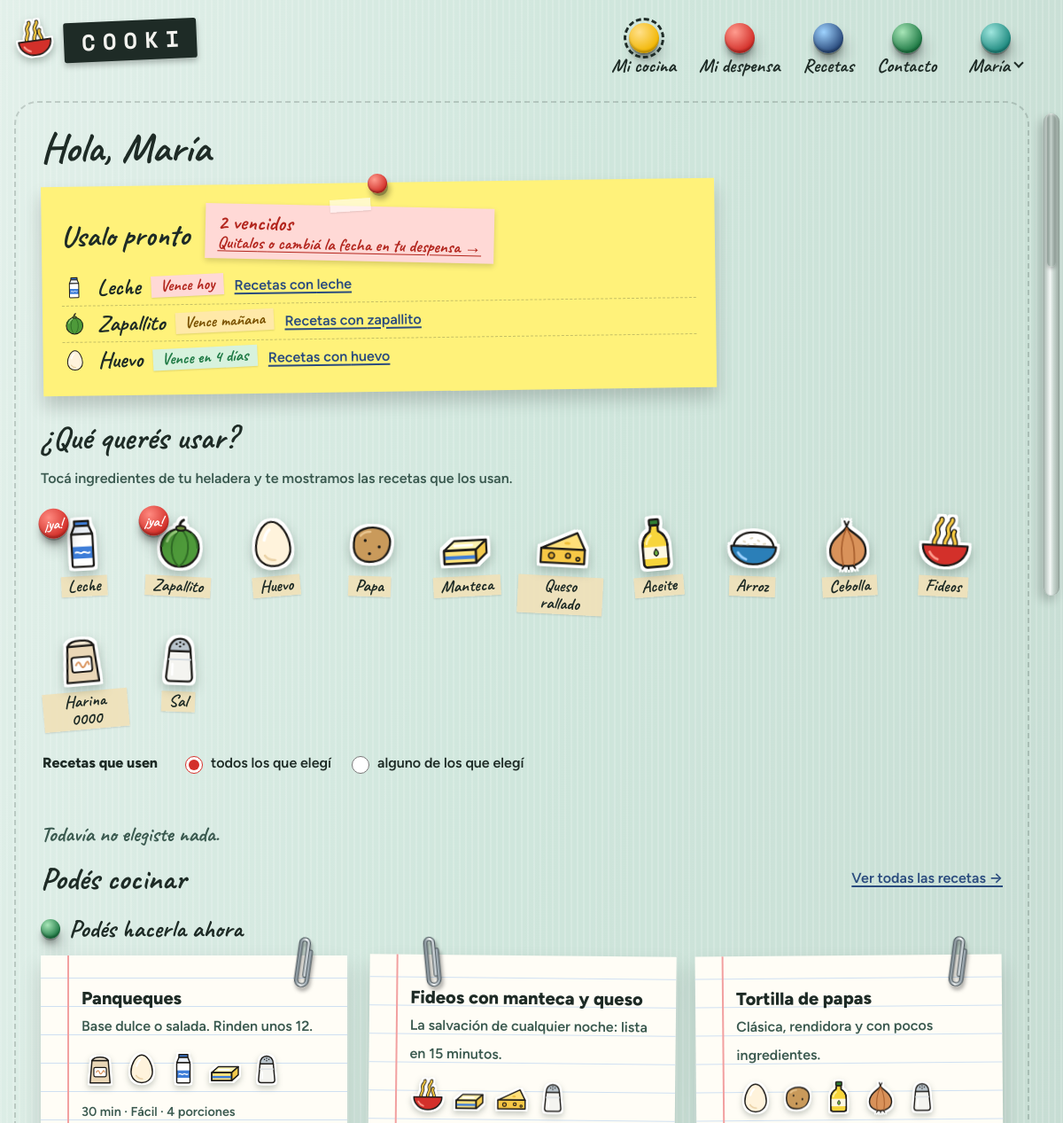
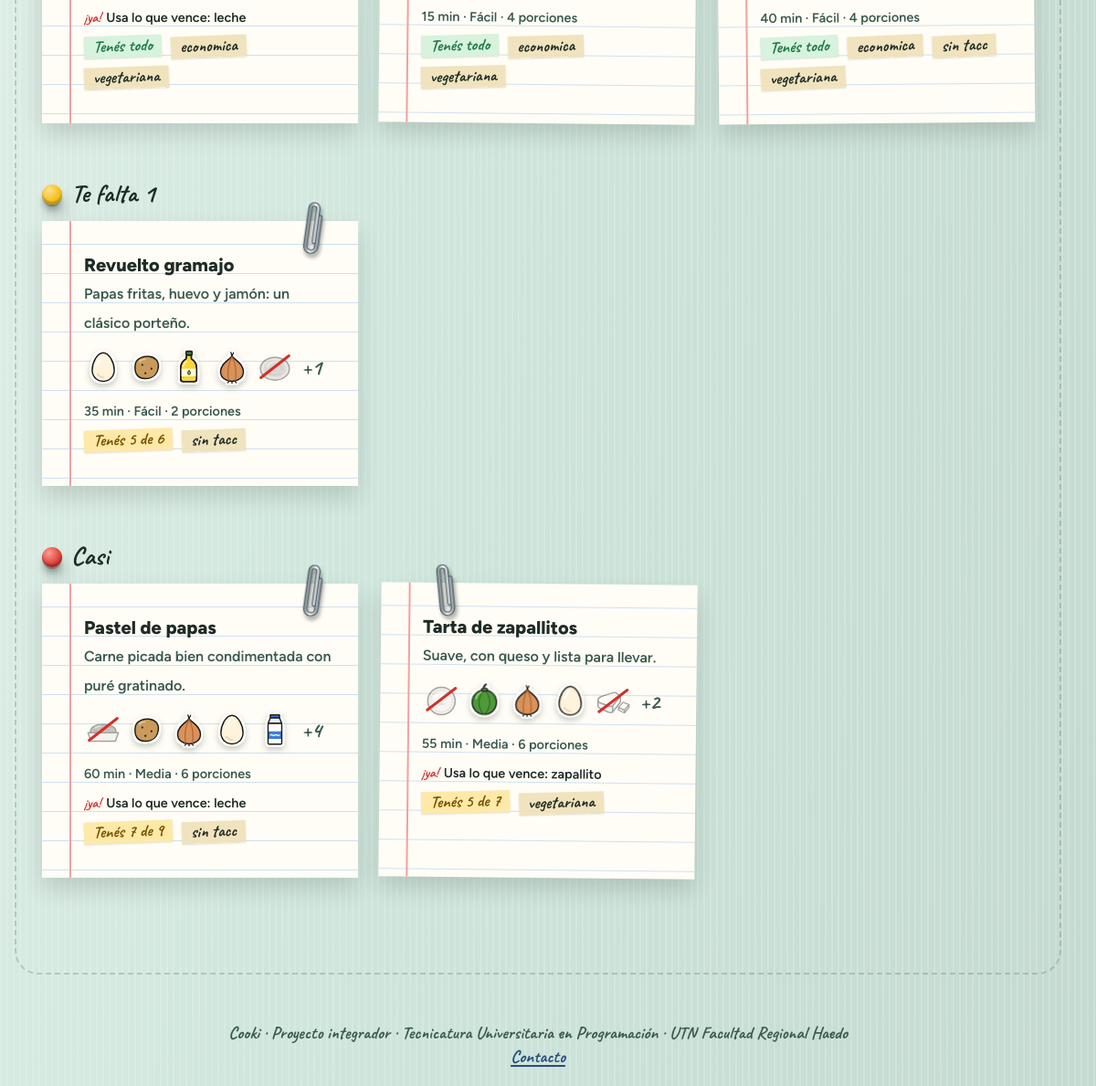
Page /app/index.php (signed in) on the committed database (2 pictures, top to bottom).
### tables this page shows
CREATE TABLE despensa_item (
    id                 INT UNSIGNED AUTO_INCREMENT PRIMARY KEY,
    usuario_id         INT UNSIGNED NOT NULL,
    ingrediente_id     INT UNSIGNED NOT NULL,
    nivel              TINYINT      NOT NULL DEFAULT 2,    
    cantidad           DECIMAL(9,2) NULL,                  
    unidad             VARCHAR(10)  NULL,
    fecha_vencimiento  DATE         NULL,
    ubicacion          ENUM('alacena','heladera','freezer') NOT NULL DEFAULT 'alacena',
    actualizado_en     DATETIME     NOT NULL DEFAULT CURRENT_TIMESTAMP ON UPDATE CURRENT_TIMESTAMP,
    CONSTRAINT ck_despensa_nivel CHECK (nivel BETWEEN 0 AND 3),
    UNIQUE KEY uq_despensa (usuario_id, ingrediente_id, ubicacion),
    KEY idx_despensa_vencimiento (usuario_id, fecha_vencimiento),
    CONSTRAINT fk_despensa_usuario FOREIGN KEY (usuario_id) REFERENCES usuario(id) ON DELETE CASCADE,
    CONSTRAINT fk_despensa_ingrediente FOREIGN KEY (ingrediente_id) REFERENCES ingrediente(id)
);

CREATE TABLE ingrediente (
    id                 INT UNSIGNED AUTO_INCREMENT PRIMARY KEY,
    nombre             VARCHAR(80)  NOT NULL,         
    categoria_id       SMALLINT UNSIGNED NOT NULL,
    icono              VARCHAR(60)  NULL,             
    unidad_default     VARCHAR(10)  NOT NULL,         
    gramos_por_unidad  DECIMAL(8,2) NULL,             
    es_basico          BOOLEAN      NOT NULL DEFAULT FALSE,   
    perecedero         BOOLEAN      NOT NULL DEFAULT TRUE,
    vida_util_dias     SMALLINT     NULL,
     
     
    usuario_id         INT UNSIGNED NULL,
     
    ambito             INT UNSIGNED AS (IFNULL(usuario_id, 0)) PERSISTENT,
    UNIQUE KEY uq_ingrediente_nombre (nombre, ambito),
    CONSTRAINT fk_ingrediente_categoria FOREIGN KEY (categoria_id) REFERENCES categoria(id),
    CONSTRAINT fk_ingrediente_usuario FOREIGN KEY (usuario_id) REFERENCES usuario(id) ON DELETE CASCADE
);

CREATE TABLE receta (
    id               INT UNSIGNED AUTO_INCREMENT PRIMARY KEY,
    slug             VARCHAR(120) NOT NULL UNIQUE,
    titulo           VARCHAR(150) NOT NULL,
    descripcion      TEXT         NULL,
    porciones_base   TINYINT      NOT NULL DEFAULT 4,
    minutos_prep     SMALLINT     NOT NULL,
    minutos_coccion  SMALLINT     NOT NULL DEFAULT 0,
    dificultad       TINYINT      NOT NULL,
    imagen           VARCHAR(255) NULL,
    fuente           VARCHAR(255) NULL,           
    autor_id         INT UNSIGNED NULL,           
    creado_en        DATETIME     NOT NULL DEFAULT CURRENT_TIMESTAMP,
    CONSTRAINT ck_receta_dificultad CHECK (dificultad BETWEEN 1 AND 3),
    CONSTRAINT fk_receta_autor FOREIGN KEY (autor_id) REFERENCES usuario(id) ON DELETE SET NULL
);

### public/app/index.php (the view, shortened to what the rows shown need)
<?php
require dirname(__DIR__, 2) . '/src/bootstrap.php';
$db = Db::conexion();
$usuario = Sesion::usuario();
$despensa = new DespensaRepositorio($db);
$recetas = new RecetaRepositorio($db);
$porVencer = $despensa->porVencer($usuario['id'], 7);
$porVencer = array_values(array_filter($porVencer, fn ($item) => (int) $item['dias'] >= 0));
$porGrupo = array_fill_keys(array_keys(Puntaje::GRUPOS), []);
foreach ($recetas->recomendadas($usuario['id']) as $recomendada) {
    if (count($porGrupo[$recomendada['grupo']]) < 6) {
        $porGrupo[$recomendada['grupo']][] = $recomendada;
    }
}
$hayRecomendaciones = array_filter($porGrupo) !== [];
$disponibles = $despensa->disponibles($usuario['id']);
?>
<h1>Hola, <?= e(explode(' ', $usuario['nombre'])[0]) ?></h1>
<div class="cocina">
<div class="cocina__lateral">
<section class="postit">
  <div class="postit__titulo">
    <h2>Usalo pronto</h2>
  </div>
  <?php if ($porVencer === []) : ?>
    <p class="texto-suave">Nada vence en los próximos 7 días. <a href="<?= e(url('app/despensa.php')) ?>">Ver mi despensa</a></p>
  <?php else : ?>
    <ul class="lista-vencimientos">
      <?php foreach ($porVencer as $item) : ?>
        <?php [$texto, $estilo] = DespensaRepositorio::estadoVencimiento((int) $item['dias']); ?>
        <li>
          <img class="icono-chico" src="<?= e(iconoIngrediente($item['nombre'], (bool) $item['propio'])) ?>" alt="" width="32" height="32">
          <strong><?= e($item['nombre']) ?></strong>
          <span class="etiqueta etiqueta--<?= e($estilo) ?>"><?= e($texto) ?></span>
          <a href="<?= e(url('app/recetas.php?q=' . urlencode($item['nombre']))) ?>">Recetas con <?= e(mb_strtolower($item['nombre'])) ?></a>
        </li>
      <?php endforeach; ?>
    </ul>
  <?php endif; ?>
</section>
<section class="selector" aria-labelledby="titulo-selector">
  <h2 id="titulo-selector">¿Qué querés usar?</h2>
  <?php if ($disponibles === []) : ?>
    <p class="texto-suave">Cuando cargues ingredientes en <a href="<?= e(url('app/despensa.php')) ?>">tu despensa</a>, vas a poder tocarlos acá para ver qué recetas los usan.</p>
  <?php else : ?>
    <form class="selector__form" method="get" action="<?= e(url('app/index.php')) ?>#titulo-selector" id="form-selector">
      <div class="selector__stickers">
        <?php foreach ($disponibles as $ing) : ?>
          <?php $urgente = $ing['dias'] !== null && (int) $ing['dias'] <= 1; ?>
          <label class="selector__sticker<?= $urgente ? ' selector__sticker--ya' : '' ?>">
            <img src="<?= e(iconoIngrediente($ing['nombre'], (bool) $ing['propio'])) ?>" alt="" width="64" height="64">
            <span><?= e($ing['nombre']) ?><?= $urgente ? '<b class="solo-lectores"> (vence ' . ((int) $ing['dias'] === 0 ? 'hoy' : 'mañana') . ')</b>' : '' ?></span>
            <?php if ($urgente) : ?><i class="ya" aria-hidden="true">¡ya!</i><?php endif; ?>
          </label>
        <?php endforeach; ?>
      </div>
    </form>
  <?php endif; ?>
</section>
</div>
<div class="cocina__principal">
  <div class="encabezado-pagina">
    <h2>Podés cocinar</h2>
  </div>
  <?php if (!$hayRecomendaciones) : ?>
    <p class="vacio">Todavía no hay sugerencias. <a href="<?= e(url('app/despensa.php')) ?>">Cargá lo que tenés en tu despensa</a> y te mostramos qué cocinar.</p>
  <?php else : ?>
    <?php foreach (Puntaje::GRUPOS as $clave => $nombreGrupo) : ?>
      <?php if ($porGrupo[$clave] !== []) : ?>
        <section class="grupo-recetas grupo-recetas--<?= e($clave) ?>" aria-labelledby="grupo-<?= e($clave) ?>">
          <h3 class="grupo-recetas__titulo" id="grupo-<?= e($clave) ?>"><?= e($nombreGrupo) ?></h3>
          <div class="grilla">
            <?php foreach ($porGrupo[$clave] as $receta) : ?>
              <?php require parcial('tarjeta-receta'); ?>
            <?php endforeach; ?>
          </div>
        </section>
      <?php endif; ?>
    <?php endforeach; ?>
  <?php endif; ?>
</div>
</div>

### src/Vistas/tarjeta-receta.php (shortened to what the rows shown need)
<?php
$faltan = (int) $receta['total'] - (int) $receta['tengo'];
$dibujos = RecetaRepositorio::ingredientesDeTarjeta($receta['ingredientes'] ?? null);
$maximo = 5;
?>
<article class="tarjeta tarjeta-receta">
  <h2><a href="<?= e(url('app/receta.php?id=' . $receta['id'])) ?>"><?= e($receta['titulo']) ?></a></h2>
  <p class="texto-suave"><?= e($receta['descripcion']) ?></p>
  <?php if ($dibujos !== []) : ?>
    <ul class="mini-ingredientes" aria-label="Ingredientes">
      <?php foreach (array_slice($dibujos, 0, $maximo) as $ing) : ?>
        <li class="<?= $ing['tengo'] ? 'tengo' : 'falta' ?>">
          <img src="<?= e(iconoIngrediente($ing['nombre'])) ?>" width="40" height="40"
               alt="<?= e($ing['nombre'] . ($ing['tengo'] ? '' : ' (te falta)')) ?>" title="<?= e($ing['nombre']) ?>">
        </li>
      <?php endforeach; ?>
      <?php if (count($dibujos) > $maximo) : ?>
        <li class="mini-ingredientes__mas">+<?= count($dibujos) - $maximo ?></li>
      <?php endif; ?>
    </ul>
  <?php endif; ?>
  <p class="tarjeta-receta__datos">
    <span><?= e($receta['minutos']) ?> min</span> ·
    <span><?= e(RecetaRepositorio::DIFICULTADES[(int) $receta['dificultad']] ?? '') ?></span> ·
    <span><?= e($receta['porciones_base']) ?> porciones</span>
  </p>
  <?php if (!empty($receta['usa_lo_que_vence']) || !empty($receta['sustituciones'])) : ?>
    <ul class="tarjeta-receta__avisos">
      <?php if (!empty($receta['usa_lo_que_vence'])) : ?>
        <li class="tarjeta-receta__vence">Usa lo que vence: <?= e(mb_strtolower(implode(', ', $receta['usa_lo_que_vence']))) ?></li>
      <?php endif; ?>
    </ul>
  <?php endif; ?>
  <p>
    <?php if ($faltan <= 0) : ?>
      <span class="etiqueta etiqueta--exito">Tenés todo</span>
    <?php else : ?>
      <span class="etiqueta<?= $faltan <= 2 ? ' etiqueta--alerta' : '' ?>">Tenés <?= e($receta['tengo']) ?> de <?= e($receta['total']) ?></span>
    <?php endif; ?>
    <?php foreach (array_filter(explode(', ', (string) $receta['etiquetas'])) as $etiqueta) : ?>
      <span class="etiqueta"><?= e(str_replace('_', ' ', $etiqueta)) ?></span>
    <?php endforeach; ?>
  </p>
</article>

### rows in the picture
despensa_item: shows a picture, ingrediente.nombre "Leche", texto "Vence hoy", ingrediente.nombre "leche"
despensa_item: shows a picture, ingrediente.nombre "Zapallito", texto "Vence mañana", ingrediente.nombre "zapallito"
despensa_item: shows a picture, ingrediente.nombre "Huevo", texto "Vence en 4 días", ingrediente.nombre "huevo"
ingrediente: shows a picture, nombre "Leche", shows "¡ya!"
ingrediente: shows a picture, nombre "Zapallito", shows "¡ya!"
ingrediente: shows a picture, nombre "Huevo"
ingrediente: shows a picture, nombre "Papa"
ingrediente: shows a picture, nombre "Manteca"
ingrediente: shows a picture, nombre "Queso rallado"
ingrediente: shows a picture, nombre "Aceite"
ingrediente: shows a picture, nombre "Arroz"
ingrediente: shows a picture, nombre "Cebolla"
ingrediente: shows a picture, nombre "Fideos"
ingrediente: shows a picture, nombre "Harina 0000"
ingrediente: shows a picture, nombre "Sal"
receta: titulo "Panqueques", descripcion "Base dulce o salada. Rinden unos 12.", minutos "30", dificultad "Fácil", porciones_base "4", usa_lo_que_vence "leche", shows "Tenés todo", etiqueta "economica", etiqueta "vegetariana"
receta: titulo "Fideos con manteca y queso", descripcion "La salvación de cualquier noche: lista en 15 minutos.", minutos "15", dificultad "Fácil", porciones_base "4", shows "Tenés todo", etiqueta "economica", etiqueta "vegetariana"
receta: titulo "Tortilla de papas", descripcion "Clásica, rendidora y con pocos ingredientes.", minutos "40", dificultad "Fácil", porciones_base "4", shows "Tenés todo", etiqueta "economica", etiqueta "sin tacc", etiqueta "vegetariana"
receta: titulo "Revuelto gramajo", descripcion "Papas fritas, huevo y jamón: un clásico porteño.", count($dibujos) - $maximo "1", minutos "35", dificultad "Fácil", porciones_base "2", tengo "5", total "6", etiqueta "sin tacc"
receta: titulo "Pastel de papas", descripcion "Carne picada bien condimentada con puré gratinado.", count($dibujos) - $maximo "4", minutos "60", dificultad "Media", porciones_base "6", usa_lo_que_vence "leche", tengo "7", total "9", etiqueta "sin tacc"
receta: titulo "Tarta de zapallitos", descripcion "Suave, con queso y lista para llevar.", count($dibujos) - $maximo "2", minutos "55", dificultad "Media", porciones_base "6", usa_lo_que_vence "zapallito", tengo "5", total "7", etiqueta "vegetariana"

### other values in the picture
$letra "C"
$letra "O"
$letra "K"
$letra "I"
$texto "Mi cocina"
$texto "Mi despensa"
$texto "Recetas"
$texto "Contacto"
explode(' ', $usuario['nombre'])[0] "María"
$vencidos "2"
$nombreGrupo "Podés hacerla ahora"
$nombreGrupo "Te falta 1"
$nombreGrupo "Casi"
